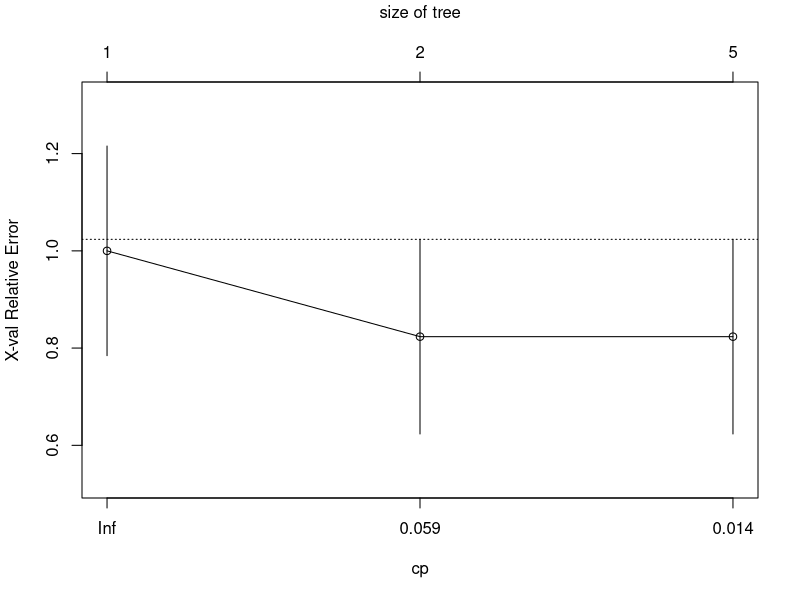
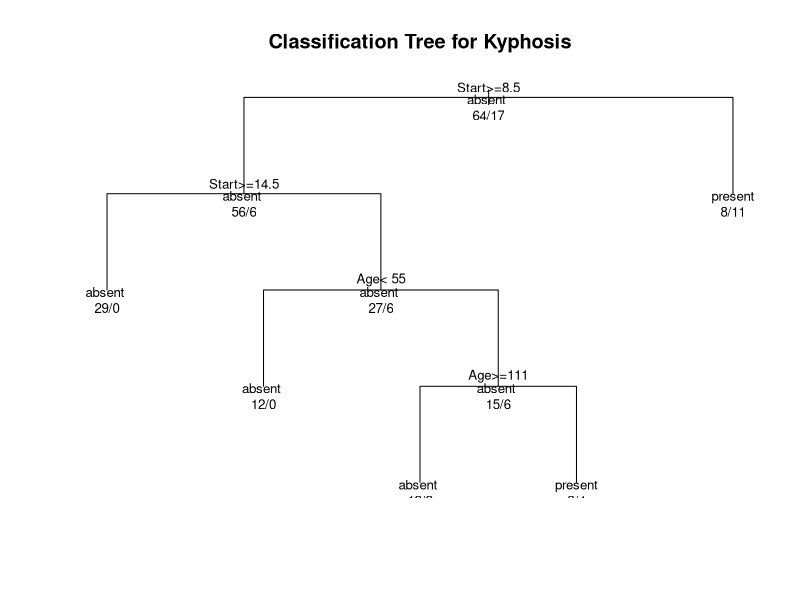

These figures' R source, in order: (Note: this script raises an error after producing the figures.)
# Classification Tree with rpart
library(rpart)

# grow tree 
fit <- rpart(Kyphosis ~ Age + Number + Start,
             method="class", data=kyphosis)

printcp(fit) # display the results 
plotcp(fit) # visualize cross-validation results 
summary(fit) # detailed summary of splits

# plot tree 
plot(fit, uniform=TRUE, 
     main="Classification Tree for Kyphosis")
text(fit, use.n=TRUE, all=TRUE, cex=.8)

# create attractive postscript plot of tree 
post(fit, file = "~/tmp/tree.ps", 
     title = "Classification Tree for Kyphosis")

# prune the tree 
pfit<- prune(fit, cp=   fit$cptable[which.min(fit$cptable[,"xerror"]),"CP"])

# plot the pruned tree 
plot(pfit, uniform=TRUE, 
     main="Pruned Classification Tree for Kyphosis")
text(pfit, use.n=TRUE, all=TRUE, cex=.8)
post(pfit, file = "~/tmp/ptree.ps", 
     title = "Pruned Classification Tree for Kyphosis")